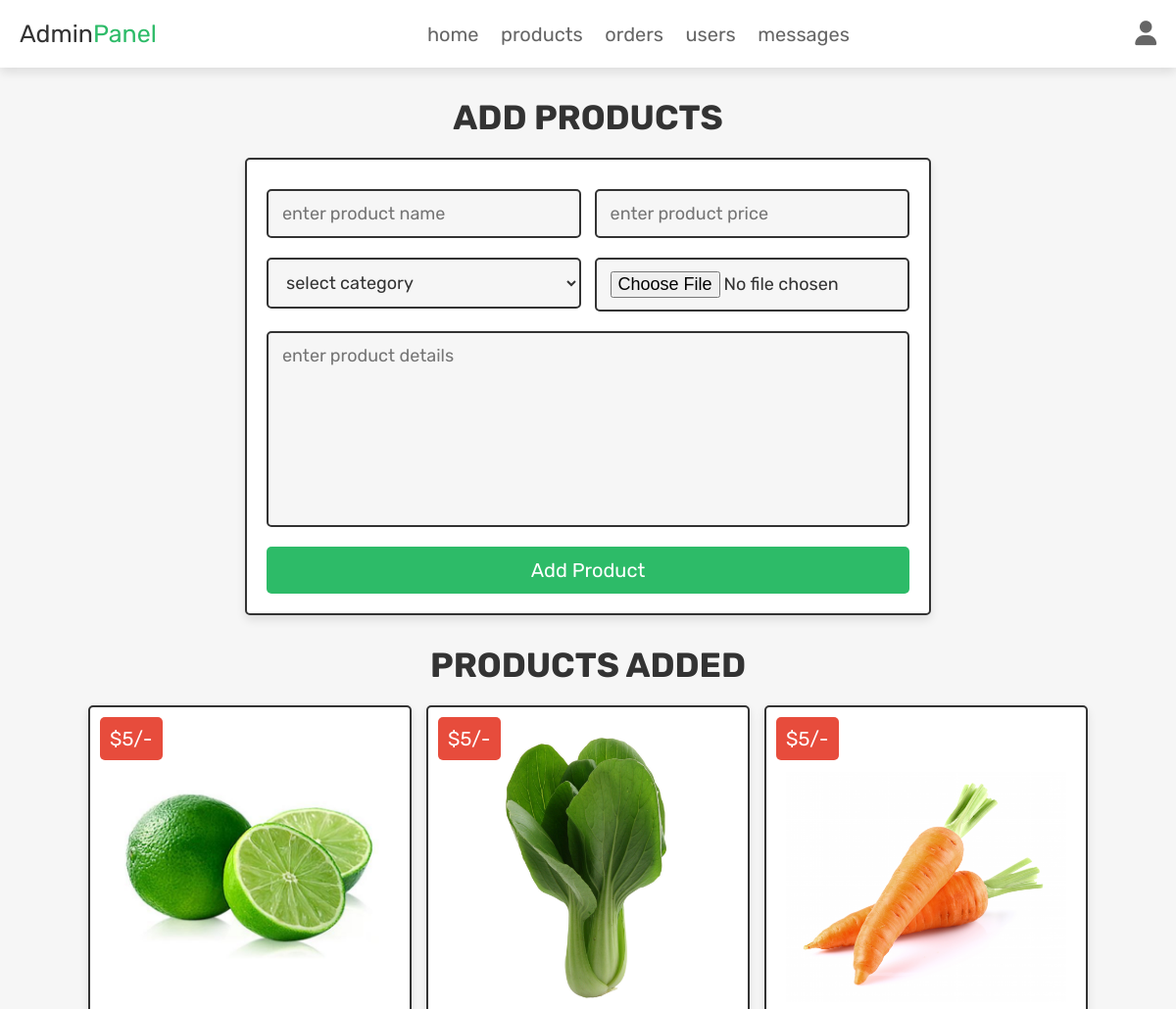
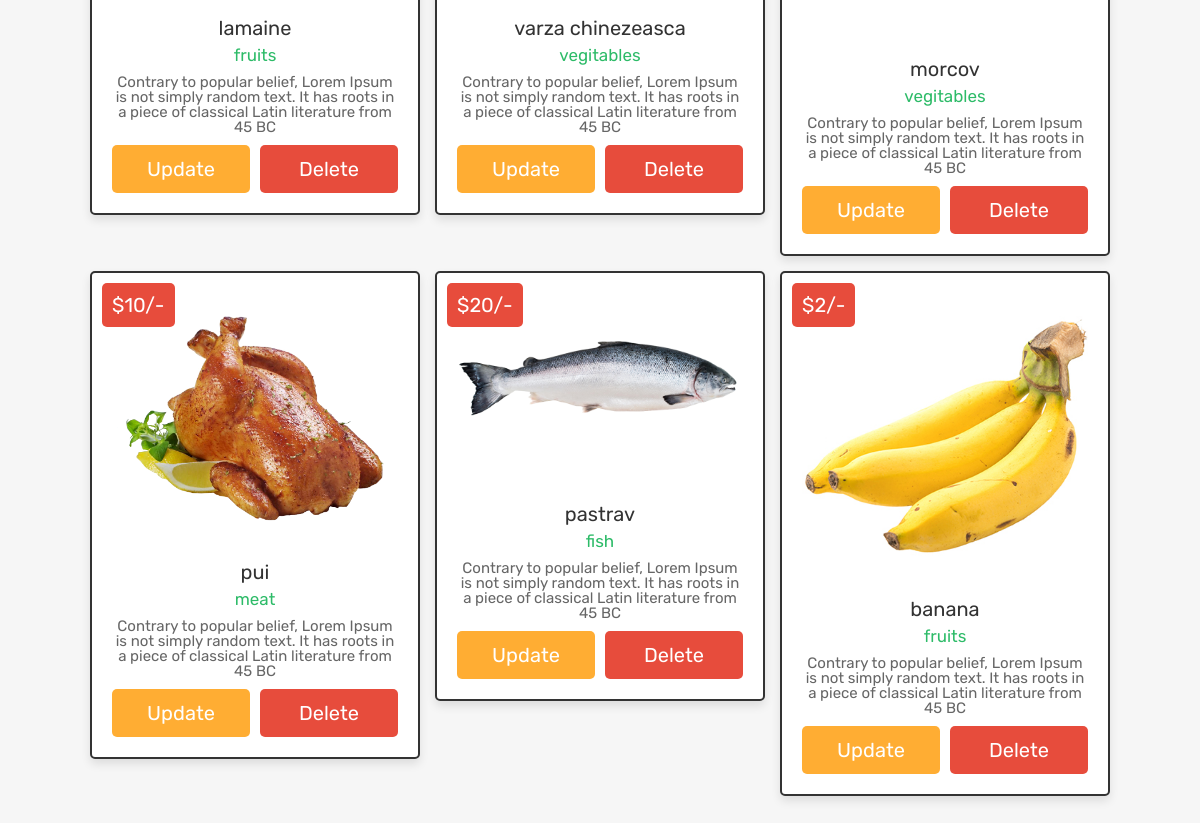
The app's page /admin_products.php (signed in) with its own data (2 pictures, top to bottom).
### tables this page shows
CREATE TABLE `products` (
  `id` int NOT NULL,
  `nume` varchar(150) NOT NULL,
  `categorie` varchar(30) NOT NULL,
  `detalii` varchar(500) NOT NULL,
  `pret` int NOT NULL,
  `imagine` varchar(150) NOT NULL
);

### admin_products.php (the view, shortened to what this page needs)
<?php
include 'conexiune.php';
?>
<!DOCTYPE html>
<html lang="en">
<head>
 <link rel="stylesheet" href="https://cdnjs.cloudflare.com/ajax/libs/font-awesome/6.5.2/css/all.min.css">
<link rel="stylesheet" href="CSS/admin_style.css">
</head>
<body>
<?php include 'admin_header.php';?>
<section class="add-products">
    <h1 class="title">add products</h1>
    <form action="" method="POST" enctype="multipart/form-data">
        <div class="flex">
           <div class="inputBox">
           <input type="text" name="name" class="box" required placeholder="enter product name">
           <select name="category" class="box" required>
            <option value="" selected disabled>select category</option>
           </select>
           </div>
           <div class="inputBox">
           <input type="number" min="0" name="price" class="box" required placeholder="enter product price">
           <input type="file" name="image" required class="box" accept="image/jpg, image/jpeg, image/png">
           </div>
           <textarea name="details" class="box" required placeholder="enter product details" cols="30" rows="10"></textarea>
            <input type="submit" class="btn" value="add product" name="add_product">
        </div>
    </form>
</section>
<section class="show-products">
   <h1 class="title">products added</h1>
   <div class="box-container">
    <?php
    $show_products = $conexiune->prepare("SELECT * FROM `products`");
    $show_products->execute();
    $result_products = $show_products->get_result();
    if($result_products->num_rows > 0){
       while($fetch_products=$result_products->fetch_assoc()){
    ?>
    <div class="box">
        <div class="price">$<?= $fetch_products['pret']; ?>/-</div>
        <img src="intrare_img/<?= $fetch_products['imagine']; ?>" alt="">
        <div class="name"><?= $fetch_products['nume']; ?></div>
        <div class="cat"><?= $fetch_products['categorie']; ?></div>
        <div class="details"><?= $fetch_products['detalii']; ?></div>
        <div class="flex-btn">
            <a href="admin_update_product.php?update=<?= $fetch_products['id']; ?>" class="option-btn">update</a>
            <a href="admin_products.php?delete=<?= $fetch_products['id']; ?>" class="delete-btn" onclick="return confirm('delete this product?')">delete</a>
        </div>
    </div>
    <?php
    }
  }else{
   echo ' <p class="empty">no products added yet!</p>';
}
?>
   </div>
</section>
</body>
</html>

### CSS/admin_style.css (style rules this page uses)
.add-products form { max-width: 70rem; padding: 2rem; margin: 0 auto; text-align: center; border: var(--border); box-shadow: var(--box-shadow); background-color: var(--white); border-radius: 0.5rem; }
.add-products form .flex { display: flex; justify-content: space-between; flex-wrap: wrap; }
.add-products form .flex .inputBox { width: 49%; }
.add-products form .box { width: 100%; margin: 1rem 0; padding: 1.2rem 1.4rem; font-size: 1.8rem; color: var(--black); border-radius: 0.5rem; background-color: var(--light-bg); border: var(--border); }
.add-products form textarea { height: 20rem; resize: none; }
.show-products { padding-top: 0; }
.show-products .box-container { display: grid; grid-template-columns: repeat(auto-fit, 33rem); gap: 1.5rem; align-items: flex-start; justify-content: center; }
.show-products .box-container .box { text-align: center; border: var(--border); box-shadow: var(--box-shadow); background-color: var(--white); border-radius: 0.5rem; padding: 2rem; position: relative; }
.show-products .box-container .box .price { position: absolute; top: 1rem; left: 1rem; padding: 1rem; font-size: 2rem; color: var(--white); background-color: var(--red); border-radius: 0.5rem; }
.show-products .box-container .box img { width: 100%; margin-bottom: 1rem; }
.show-products .box-container .box .name { margin: 0.5rem 0; font-size: 2rem; color: var(--black); }
.show-products .box-container .box .cat { font-size: 1.7rem; color: var(--green); }
.show-products .box-container .box .details { padding-top: 1rem; font-size: 1.5rem; line-height: 1.5rem; color: var(--light-color); }

### CSS/componente.css (style rules this page uses)
:root { --green: #2dbb68; --orange: #ffad33; --red: #e74c3c; --black: #333; --light-color: #666; --white: #fff; --light-bg: #f6f6f6; --border: 0.2rem solid var(--black); --box-shadow: 0 0.5rem 1rem rgba(0, 0, 0, 0.1); }
* { font-family: "Rubik", sans-serif; margin: 0; padding: 0; box-sizing: border-box; outline: none; border: none; text-decoration: none; color: var(--black); }
body { background-color: var(--light-bg); }
html { font-size: 62.5%; overflow-x: hidden; scroll-behavior: smooth; scroll-padding-top: 6.5rem; }
section { padding: 3rem 2rem; max-width: 1200px; margin: 0 auto; }
.btn, .delete-btn, .option-btn { width: 100%; margin-top: 1rem; border-radius: 0.5rem; padding: 1.2rem 1.4rem; display: block; font-size: 2rem; color: var(--white); cursor: pointer; text-transform: capitalize; text-align: center; }
.btn { background-color: var(--green); }
.delete-btn { background-color: var(--red); }
.option-btn { background-color: var(--orange); }
.flex-btn { display: flex; flex-wrap: wrap; gap: 1rem; }
.flex-btn > * { flex: 1; }
.title { text-align: center; margin-bottom: 2rem; text-transform: uppercase; color: var(--black); font-size: 3.5rem; }

### records on screen
products: pret "5", imagine (picture), nume "lamaine", categorie "fruits", detalii "Contrary to popular belief, Lorem Ipsum is not simply random text. It has roots in a piece of classical Latin literature from 45 BC"
products: pret "5", imagine (picture), nume "varza chinezeasca", categorie "vegitables", detalii "Contrary to popular belief, Lorem Ipsum is not simply random text. It has roots in a piece of classical Latin literature from 45 BC"
products: pret "5", imagine (picture), nume "morcov", categorie "vegitables", detalii "Contrary to popular belief, Lorem Ipsum is not simply random text. It has roots in a piece of classical Latin literature from 45 BC"
products: pret "10", imagine (picture), nume "pui", categorie "meat", detalii "Contrary to popular belief, Lorem Ipsum is not simply random text. It has roots in a piece of classical Latin literature from 45 BC"
products: pret "20", imagine (picture), nume "pastrav", categorie "fish", detalii "Contrary to popular belief, Lorem Ipsum is not simply random text. It has roots in a piece of classical Latin literature from 45 BC"
products: pret "2", imagine (picture), nume "banana", categorie "fruits", detalii "Contrary to popular belief, Lorem Ipsum is not simply random text. It has roots in a piece of classical Latin literature from 45 BC"
